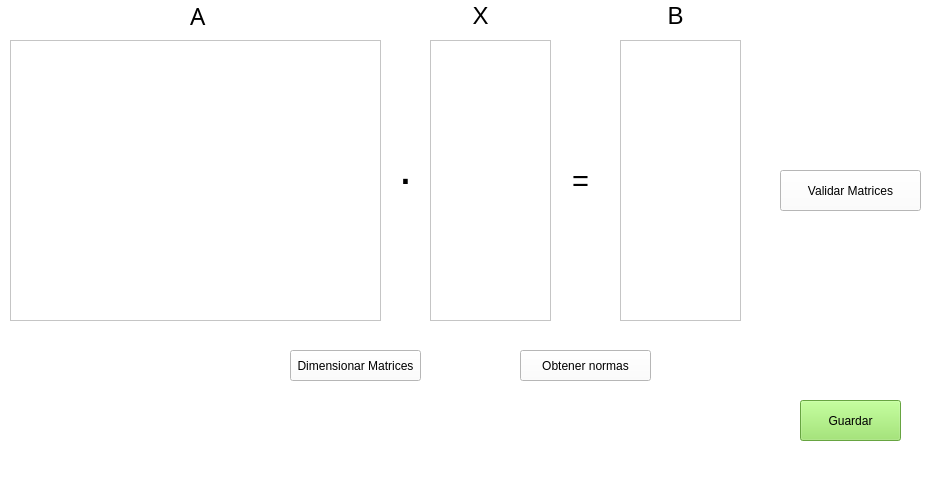
<?xml version="1.0" encoding="UTF-8"?>
<ui version="4.0">
 <class>IngresoDatos</class>
 <widget class="QMainWindow" name="IngresoDatos">
  <property name="geometry">
   <rect>
    <x>0</x>
    <y>0</y>
    <width>946</width>
    <height>500</height>
   </rect>
  </property>
  <property name="windowTitle">
   <string>MainWindow</string>
  </property>
  <property name="styleSheet">
   <string notr="true">background-color: rgb(255, 255, 255);</string>
  </property>
  <widget class="QWidget" name="centralwidget">
   <widget class="QTableView" name="Coeficientes">
    <property name="geometry">
     <rect>
      <x>10</x>
      <y>40</y>
      <width>371</width>
      <height>281</height>
     </rect>
    </property>
   </widget>
   <widget class="QTableView" name="Incognitas">
    <property name="geometry">
     <rect>
      <x>430</x>
      <y>40</y>
      <width>121</width>
      <height>281</height>
     </rect>
    </property>
   </widget>
   <widget class="QTableView" name="TerminosIndependientes">
    <property name="geometry">
     <rect>
      <x>620</x>
      <y>40</y>
      <width>121</width>
      <height>281</height>
     </rect>
    </property>
   </widget>
   <widget class="QLabel" name="label">
    <property name="geometry">
     <rect>
      <x>560</x>
      <y>170</y>
      <width>41</width>
      <height>21</height>
     </rect>
    </property>
    <property name="font">
     <font>
      <pointsize>22</pointsize>
     </font>
    </property>
    <property name="text">
     <string>=</string>
    </property>
    <property name="alignment">
     <set>Qt::AlignCenter</set>
    </property>
   </widget>
   <widget class="QLabel" name="label_2">
    <property name="geometry">
     <rect>
      <x>390</x>
      <y>140</y>
      <width>31</width>
      <height>51</height>
     </rect>
    </property>
    <property name="font">
     <font>
      <pointsize>36</pointsize>
     </font>
    </property>
    <property name="layoutDirection">
     <enum>Qt::LeftToRight</enum>
    </property>
    <property name="text">
     <string>.</string>
    </property>
    <property name="textFormat">
     <enum>Qt::AutoText</enum>
    </property>
    <property name="alignment">
     <set>Qt::AlignHCenter|Qt::AlignTop</set>
    </property>
    <property name="margin">
     <number>-2</number>
    </property>
   </widget>
   <widget class="QPushButton" name="BotonDimensionar">
    <property name="geometry">
     <rect>
      <x>290</x>
      <y>350</y>
      <width>131</width>
      <height>31</height>
     </rect>
    </property>
    <property name="text">
     <string>Dimensionar Matrices</string>
    </property>
   </widget>
   <widget class="QPushButton" name="validarMatrices">
    <property name="geometry">
     <rect>
      <x>780</x>
      <y>170</y>
      <width>141</width>
      <height>41</height>
     </rect>
    </property>
    <property name="text">
     <string>Validar Matrices</string>
    </property>
   </widget>
   <widget class="QPushButton" name="BotonNorma">
    <property name="geometry">
     <rect>
      <x>520</x>
      <y>350</y>
      <width>131</width>
      <height>31</height>
     </rect>
    </property>
    <property name="text">
     <string>Obtener normas</string>
    </property>
   </widget>
   <widget class="QLabel" name="label_3">
    <property name="geometry">
     <rect>
      <x>190</x>
      <y>0</y>
      <width>21</width>
      <height>31</height>
     </rect>
    </property>
    <property name="font">
     <font>
      <family>MS Reference Sans Serif</family>
      <pointsize>18</pointsize>
     </font>
    </property>
    <property name="text">
     <string>A</string>
    </property>
   </widget>
   <widget class="QLabel" name="label_4">
    <property name="geometry">
     <rect>
      <x>660</x>
      <y>0</y>
      <width>31</width>
      <height>31</height>
     </rect>
    </property>
    <property name="font">
     <font>
      <pointsize>18</pointsize>
     </font>
    </property>
    <property name="text">
     <string>B</string>
    </property>
    <property name="alignment">
     <set>Qt::AlignCenter</set>
    </property>
   </widget>
   <widget class="QLabel" name="label_5">
    <property name="geometry">
     <rect>
      <x>460</x>
      <y>0</y>
      <width>41</width>
      <height>31</height>
     </rect>
    </property>
    <property name="font">
     <font>
      <pointsize>18</pointsize>
     </font>
    </property>
    <property name="text">
     <string>X</string>
    </property>
    <property name="alignment">
     <set>Qt::AlignCenter</set>
    </property>
   </widget>
   <widget class="QPushButton" name="botonGuardar">
    <property name="geometry">
     <rect>
      <x>800</x>
      <y>400</y>
      <width>101</width>
      <height>41</height>
     </rect>
    </property>
    <property name="styleSheet">
     <string notr="true">background-color: rgb(144, 229, 91);
selection-background-color: rgb(0, 85, 0);

</string>
    </property>
    <property name="text">
     <string>Guardar</string>
    </property>
   </widget>
  </widget>
  <widget class="QMenuBar" name="menubar">
   <property name="geometry">
    <rect>
     <x>0</x>
     <y>0</y>
     <width>946</width>
     <height>21</height>
    </rect>
   </property>
  </widget>
  <widget class="QStatusBar" name="statusbar"/>
 </widget>
 <resources/>
 <connections/>
</ui>
